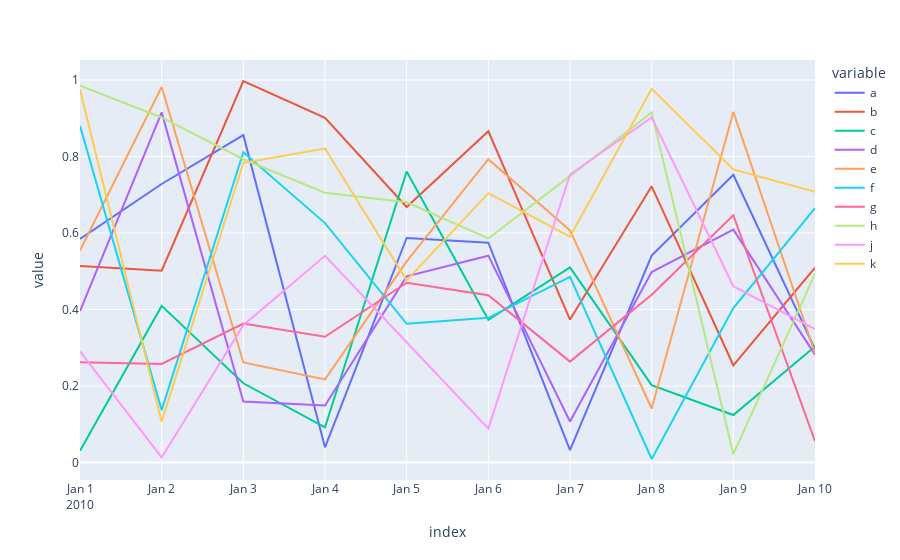

The notebook cell saved with this chart:
### Code cell
import pandas as pd
pd.options.plotting.backend = "plotly"

fig = df.plot()
fig.show()

### Figure 1 — Plotly figure (JSON) as saved in the notebook; plotly's stock layout.template omitted (floating-point values rounded to 4 significant figures)
{"data": [{"hovertemplate": "variable=a<br>index=%{x}<br>value=%{y}<extra></extra>", "legendgroup": "a", "line": {"color": "#636efa", "dash": "solid"}, "mode": "lines", "name": "a", "orientation": "v", "showlegend": true, "type": "scatter", "x": ["2010-01-01T00:00:00", "2010-01-02T00:00:00", "2010-01-03T00:00:00", "2010-01-04T00:00:00", "2010-01-05T00:00:00", "2010-01-06T00:00:00", "2010-01-07T00:00:00", "2010-01-08T00:00:00", "2010-01-09T00:00:00", "2010-01-10T00:00:00"], "xaxis": "x", "y": [0.5847, 0.7281, 0.8558, 0.03981, 0.5872, 0.5748, 0.03227, 0.541, 0.7521, 0.2963], "yaxis": "y"}, {"hovertemplate": "variable=b<br>index=%{x}<br>value=%{y}<extra></extra>", "legendgroup": "b", "line": {"color": "#EF553B", "dash": "solid"}, "mode": "lines", "name": "b", "orientation": "v", "showlegend": true, "type": "scatter", "x": ["2010-01-01T00:00:00", "2010-01-02T00:00:00", "2010-01-03T00:00:00", "2010-01-04T00:00:00", "2010-01-05T00:00:00", "2010-01-06T00:00:00", "2010-01-07T00:00:00", "2010-01-08T00:00:00", "2010-01-09T00:00:00", "2010-01-10T00:00:00"], "xaxis": "x", "y": [0.5135, 0.5015, 0.9974, 0.901, 0.6679, 0.866, 0.3738, 0.722, 0.2542, 0.5094], "yaxis": "y"}, {"hovertemplate": "variable=c<br>index=%{x}<br>value=%{y}<extra></extra>", "legendgroup": "c", "line": {"color": "#00cc96", "dash": "solid"}, "mode": "lines", "name": "c", "orientation": "v", "showlegend": true, "type": "scatter", "x": ["2010-01-01T00:00:00", "2010-01-02T00:00:00", "2010-01-03T00:00:00", "2010-01-04T00:00:00", "2010-01-05T00:00:00", "2010-01-06T00:00:00", "2010-01-07T00:00:00", "2010-01-08T00:00:00", "2010-01-09T00:00:00", "2010-01-10T00:00:00"], "xaxis": "x", "y": [0.03079, 0.4095, 0.2072, 0.09203, 0.7608, 0.3733, 0.51, 0.2024, 0.1241, 0.3032], "yaxis": "y"}, {"hovertemplate": "variable=d<br>index=%{x}<br>value=%{y}<extra></extra>", "legendgroup": "d", "line": {"color": "#ab63fa", "dash": "solid"}, "mode": "lines", "name": "d", "orientation": "v", "showlegend": true, "type": "scatter", "x": ["2010-01-01T00:00:00", "2010-01-02T00:00:00", "2010-01-03T00:00:00", "2010-01-04T00:00:00", "2010-01-05T00:00:00", "2010-01-06T00:00:00", "2010-01-07T00:00:00", "2010-01-08T00:00:00", "2010-01-09T00:00:00", "2010-01-10T00:00:00"], "xaxis": "x", "y": [0.396, 0.9154, 0.1596, 0.1489, 0.4867, 0.5408, 0.1072, 0.498, 0.6088, 0.282], "yaxis": "y"}, {"hovertemplate": "variable=e<br>index=%{x}<br>value=%{y}<extra></extra>", "legendgroup": "e", "line": {"color": "#FFA15A", "dash": "solid"}, "mode": "lines", "name": "e", "orientation": "v", "showlegend": true, "type": "scatter", "x": ["2010-01-01T00:00:00", "2010-01-02T00:00:00", "2010-01-03T00:00:00", "2010-01-04T00:00:00", "2010-01-05T00:00:00", "2010-01-06T00:00:00", "2010-01-07T00:00:00", "2010-01-08T00:00:00", "2010-01-09T00:00:00", "2010-01-10T00:00:00"], "xaxis": "x", "y": [0.5542, 0.9816, 0.2617, 0.2173, 0.5257, 0.7932, 0.6068, 0.1412, 0.9166, 0.2855], "yaxis": "y"}, {"hovertemplate": "variable=f<br>index=%{x}<br>value=%{y}<extra></extra>", "legendgroup": "f", "line": {"color": "#19d3f3", "dash": "solid"}, "mode": "lines", "name": "f", "orientation": "v", "showlegend": true, "type": "scatter", "x": ["2010-01-01T00:00:00", "2010-01-02T00:00:00", "2010-01-03T00:00:00", "2010-01-04T00:00:00", "2010-01-05T00:00:00", "2010-01-06T00:00:00", "2010-01-07T00:00:00", "2010-01-08T00:00:00", "2010-01-09T00:00:00", "2010-01-10T00:00:00"], "xaxis": "x", "y": [0.8802, 0.1369, 0.811, 0.6259, 0.3627, 0.3782, 0.4852, 0.009211, 0.4037, 0.6648], "yaxis": "y"}, {"hovertemplate": "variable=g<br>index=%{x}<br>value=%{y}<extra></extra>", "legendgroup": "g", "line": {"color": "#FF6692", "dash": "solid"}, "mode": "lines", "name": "g", "orientation": "v", "showlegend": true, "type": "scatter", "x": ["2010-01-01T00:00:00", "2010-01-02T00:00:00", "2010-01-03T00:00:00", "2010-01-04T00:00:00", "2010-01-05T00:00:00", "2010-01-06T00:00:00", "2010-01-07T00:00:00", "2010-01-08T00:00:00", "2010-01-09T00:00:00", "2010-01-10T00:00:00"], "xaxis": "x", "y": [0.2624, 0.2575, 0.3634, 0.3288, 0.4699, 0.4372, 0.2638, 0.4388, 0.6464, 0.05591], "yaxis": "y"}, {"hovertemplate": "variable=h<br>index=%{x}<br>value=%{y}<extra></extra>", "legendgroup": "h", "line": {"color": "#B6E880", "dash": "solid"}, "mode": "lines", "name": "h", "orientation": "v", "showlegend": true, "type": "scatter", "x": ["2010-01-01T00:00:00", "2010-01-02T00:00:00", "2010-01-03T00:00:00", "2010-01-04T00:00:00", "2010-01-05T00:00:00", "2010-01-06T00:00:00", "2010-01-07T00:00:00", "2010-01-08T00:00:00", "2010-01-09T00:00:00", "2010-01-10T00:00:00"], "xaxis": "x", "y": [0.9854, 0.9021, 0.7929, 0.7053, 0.6802, 0.5857, 0.7488, 0.9152, 0.02186, 0.493], "yaxis": "y"}, {"hovertemplate": "variable=j<br>index=%{x}<br>value=%{y}<extra></extra>", "legendgroup": "j", "line": {"color": "#FF97FF", "dash": "solid"}, "mode": "lines", "name": "j", "orientation": "v", "showlegend": true, "type": "scatter", "x": ["2010-01-01T00:00:00", "2010-01-02T00:00:00", "2010-01-03T00:00:00", "2010-01-04T00:00:00", "2010-01-05T00:00:00", "2010-01-06T00:00:00", "2010-01-07T00:00:00", "2010-01-08T00:00:00", "2010-01-09T00:00:00", "2010-01-10T00:00:00"], "xaxis": "x", "y": [0.2903, 0.01332, 0.3592, 0.5403, 0.3143, 0.08872, 0.7529, 0.9021, 0.4607, 0.349], "yaxis": "y"}, {"hovertemplate": "variable=k<br>index=%{x}<br>value=%{y}<extra></extra>", "legendgroup": "k", "line": {"color": "#FECB52", "dash": "solid"}, "mode": "lines", "name": "k", "orientation": "v", "showlegend": true, "type": "scatter", "x": ["2010-01-01T00:00:00", "2010-01-02T00:00:00", "2010-01-03T00:00:00", "2010-01-04T00:00:00", "2010-01-05T00:00:00", "2010-01-06T00:00:00", "2010-01-07T00:00:00", "2010-01-08T00:00:00", "2010-01-09T00:00:00", "2010-01-10T00:00:00"], "xaxis": "x", "y": [0.9751, 0.1068, 0.7837, 0.8208, 0.4762, 0.7041, 0.5904, 0.9768, 0.7663, 0.7076], "yaxis": "y"}], "layout": {"legend": {"title": {"text": "variable"}, "tracegroupgap": 0}, "margin": {"t": 60}, "xaxis": {"anchor": "y", "domain": [0, 1], "title": {"text": "index"}}, "yaxis": {"anchor": "x", "domain": [0, 1], "title": {"text": "value"}}}}
